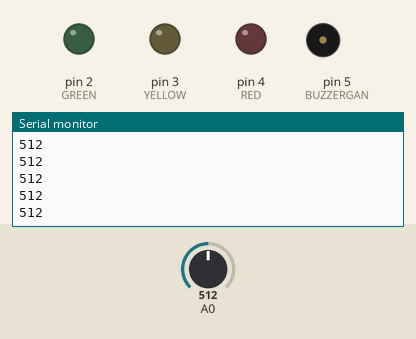
This sketch was run on a simulated Arduino Uno, built with avr-gcc and run on an emulated ATmega328P. On the bench: output pins drawn as LEDs (lit = HIGH), buzzer (waves = sounding, pin HIGH), the last lines printed to the serial monitor. Inputs (shaded band) come from the test bench; at power-on: A0 = 512.

Above: at 1.2 s.
1.3 s: A0 set to 588
At 1.31 s:
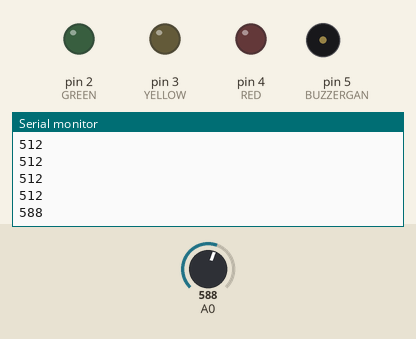
4.3 s: A0 set to 613
At 4.43 s:
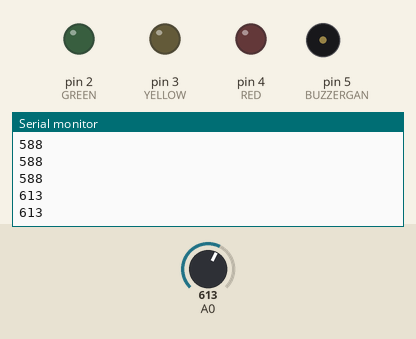
7.3 s: A0 set to 340
At 7.34 s:
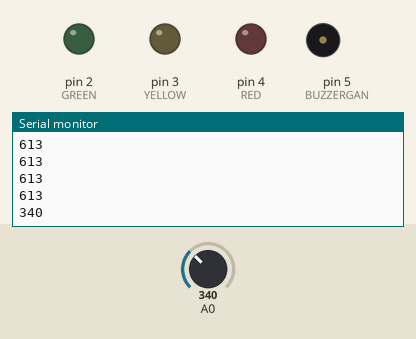
10.3 s: A0 set to 367
At 10.46 s:
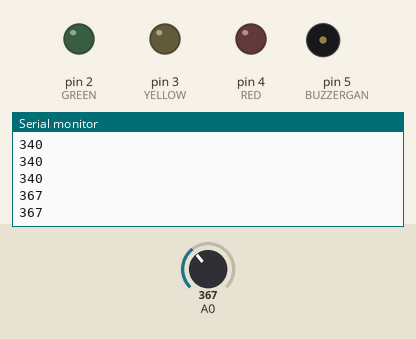
13.3 s: A0 set to 306
At 13.37 s:
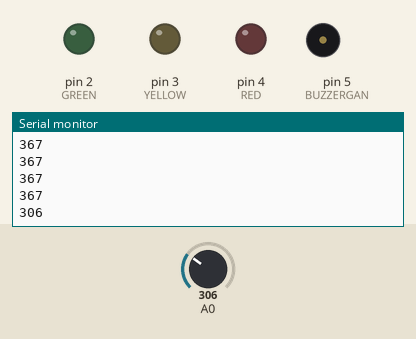
Timing chart, 0 to 16.3 s (numbered marks = the images above; inputs shaded):
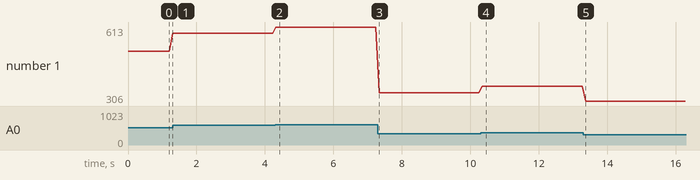

The sketch:

led_sensor1.ino
```cpp
#define RED 4
#define YELLOW 3
#define GREEN 2
#define BUZZERGAN 5


void setup(){
  for (int i=2;i<6;i++){

  	pinMode(i,OUTPUT);
    Serial.begin(9600);
  }

}
void loop(){
  for (int i=2;i <6;i++){

  	digitalWrite(i,0);
  }
  int sensor_in = analogRead(A0);
  Serial.println(sensor_in);
  delay(100);

  status_indicator();

}

void status_indicator(){

int sensor_in = analogRead(A0);
  if (sensor_in >= 600 )
  {
  	digitalWrite(RED, 1);
    digitalWrite(BUZZERGAN,1);

  }
  else if (sensor_in>= 350 && sensor_in <=599)
  {

  	digitalWrite(YELLOW,1);

  }
  else
  {
  	digitalWrite(GREEN,1);

  }
  delayMicroseconds(100);


}
```

Measured:
- after the input at 1.3 s, the serial monitor: prints a new line at once (image 1)
- after the input at 4.3 s, the serial monitor: prints a new line at once (image 2)
- after the input at 7.3 s, the serial monitor: prints a new line at once (image 3)
- after the input at 10.3 s, the serial monitor: prints a new line after 0.05 s (image 4)
- after the input at 13.3 s, the serial monitor: prints a new line after 0.07 s (image 5)
- plotted number 1: 512 → 588 after the input at 1.3 s, 588 → 613 after the input at 4.3 s, 613 → 340 after the input at 7.3 s, 340 → 367 after the input at 10.3 s, 367 → 306 after the input at 13.3 s
